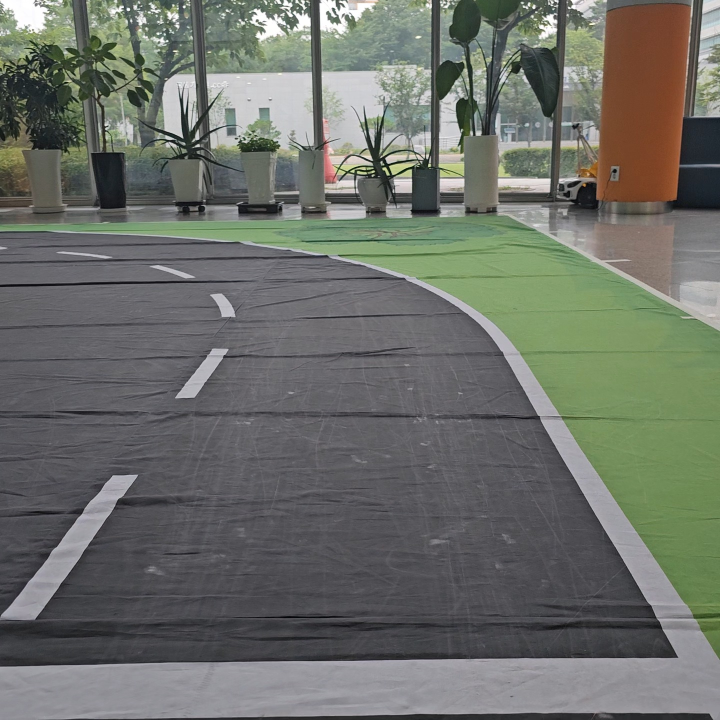
#> input picture advanced_exercise/steering_1.jpg, 1440 x 1440 px (shown at 1/2 size)
$ python start_lib.py
#> lines starting #> are read from the running program, lines starting #| are printed output that depends on the picture
#> in bev_main, image is the input picture: shape (1440, 1440, 3); mean B, G, R 104.6, 111.2, 108.2
import os
import sys
import cv2
import numpy as np

def get_bird_eye_view(image, output_size, points):
    height, width = output_size[1], output_size[0]
    scaled_points = [(int(p[0] * width / image.shape[1]), int(p[1] * height / image.shape[0])) for p in points]

    src_points = np.float32([scaled_points[0], scaled_points[1], scaled_points[3], scaled_points[2]])
    dst_points = np.float32([[0, height], [width, height], [0, 0], [width, 0]])

    matrix = cv2.getPerspectiveTransform(src_points, dst_points)
    bird_eye_view = cv2.warpPerspective(image, matrix, output_size)
    return bird_eye_view

def get_points(image):
    points = []
    mask = None
    is_masking = False

    def mouse_callback(event, x, y, flags, param):
        nonlocal is_masking
        if event == cv2.EVENT_LBUTTONDOWN:
            if not is_masking:
                points.append((x, y))
                print((x, y))

    def update_mask(frame):
        mask.fill(0)
        polygon = np.array([points], np.int32)
        cv2.fillPoly(mask, polygon, (255, 255, 255))
        masked_frame = cv2.bitwise_and(frame, frame, mask=mask)
        external_mask = cv2.bitwise_not(mask)
        masked_frame[external_mask == 255] = [0, 0, 0]
        return masked_frame

    def resize_image(img, scale_percent):
#> called with scale_percent = 50
        width = int(img.shape[1] * scale_percent / 100)
#> width = 720
        height = int(img.shape[0] * scale_percent / 100)
#> height = 720
        return cv2.resize(img, (width, height), interpolation=cv2.INTER_AREA)
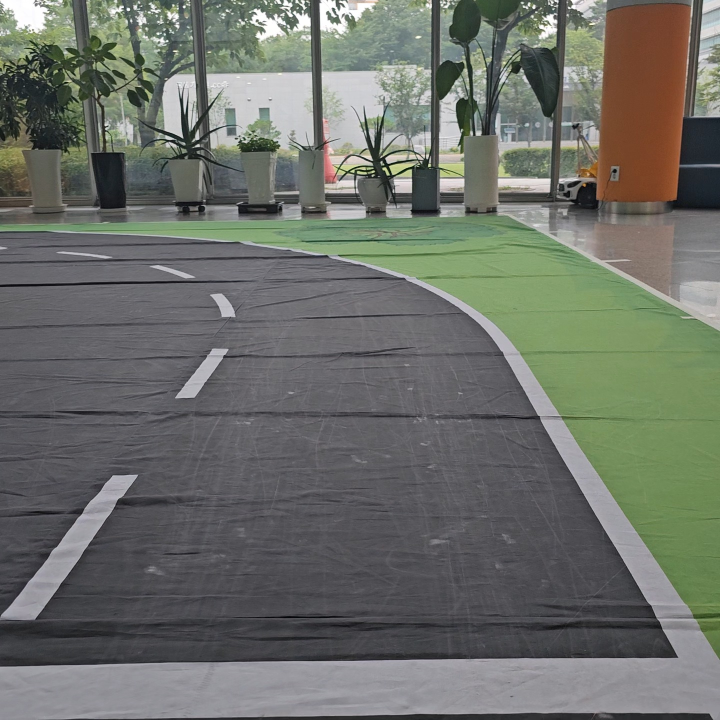
#> returned value: shape (720, 720, 3); mean of channels 0, 1, 2 104.7, 111.4, 108.4; drawn as B, G, R

    scale_percent = 50
    resized_image = resize_image(image, scale_percent)
    cv2.namedWindow("Webcam")
    cv2.setMouseCallback("Webcam", mouse_callback)

    while True:
        key = cv2.waitKey(1)
#> (key q is pressed here)

        if key & 0xFF == ord('c'):
            points = []
            is_masking = False
            if mask is not None:
                mask.fill(0)
            print("\n")

        # 엔터 누르면 다각형대로 마스킹
        if key == 13 and not is_masking:
            is_masking = True
            mask = np.zeros(resized_image.shape[:2], dtype=np.uint8)
            update_mask(resized_image)
            print(f"points: {points}")

            # BEV 변환 수행
            bev = get_bird_eye_view(resized_image, (resized_image.shape[1], resized_image.shape[0]), points)
            cv2.imshow("Bird's Eye View", bev)

        if len(points) > 0 and not is_masking:
            polygon = np.array([points], np.int32)
            cv2.polylines(resized_image, polygon, True, (0, 255, 0), 2)
            for point in points:
                cv2.circle(resized_image, point, 5, (0, 255, 0), -1)

        if is_masking:
            masked_frame = update_mask(resized_image)
            cv2.imshow("Webcam", masked_frame)
        else:
            cv2.imshow("Webcam", resized_image)

        if key & 0xFF == ord('q'):
            print("\n다음 이미지")
            break

        # esc를 누르면 프로그램 종료
        if key == 27:
            print("\n프로그램 종료")
            sys.exit()

    cv2.destroyAllWindows()

def bev_main():
    dataset_directory = os.path.abspath(os.path.join(os.path.dirname(__file__), "."))
    image_path = os.path.join(dataset_directory, "steering_1.jpg")
    image = np.array(cv2.imread(image_path))

    get_points(image)

if __name__ == "__main__":
    bev_main()

$ run again, with advanced_exercise/steering_10.jpg copied over advanced_exercise/steering_1.jpg
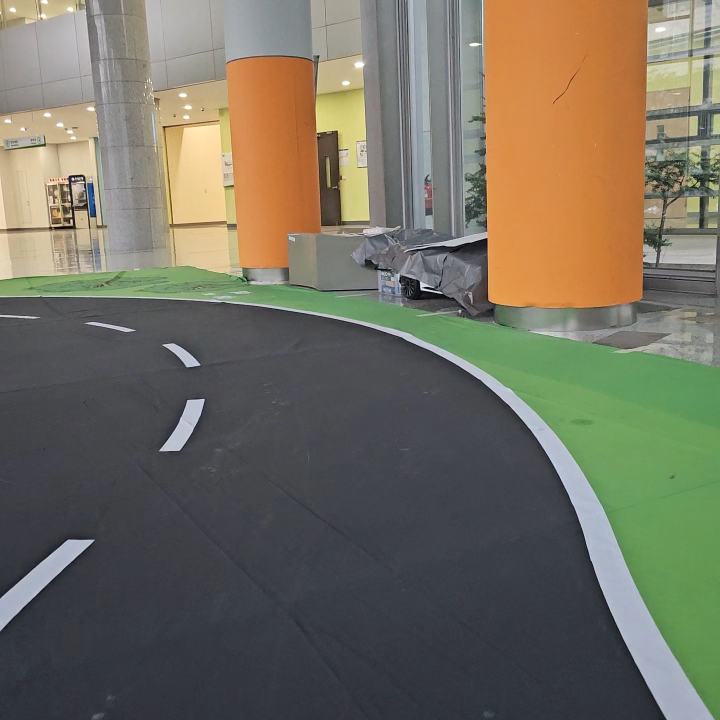
#> input picture advanced_exercise/steering_10.jpg, 1440 x 1440 px (shown at 1/2 size)
#> in bev_main, image is the input picture: shape (1440, 1440, 3); mean B, G, R 95.2, 110.6, 115.1
#> in resize_image, `return cv2.resize(img, (width, height), interpolation=cv2.INTER_AREA)`:
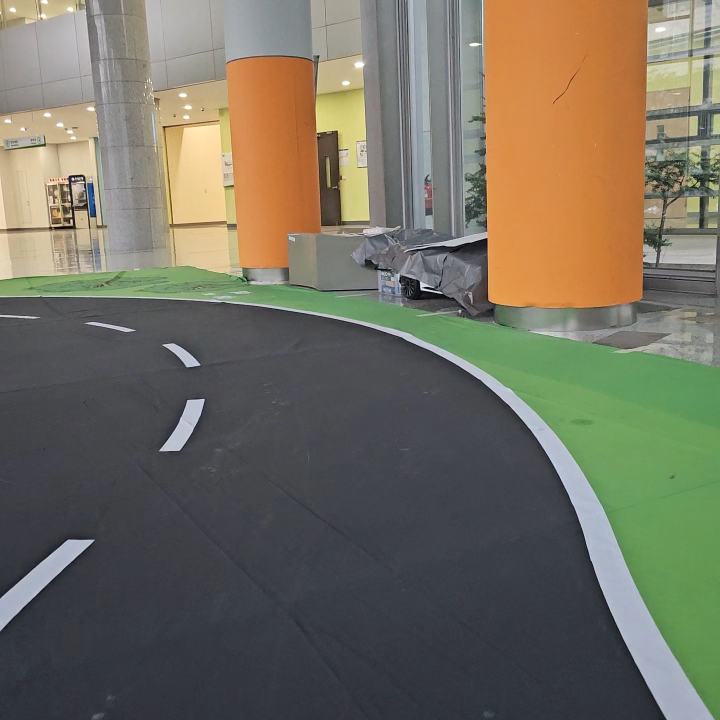
#> returned value: shape (720, 720, 3); mean of channels 0, 1, 2 95.3, 110.7, 115.2; drawn as B, G, R

$ run again, with advanced_exercise/steering_4.jpg copied over advanced_exercise/steering_1.jpg
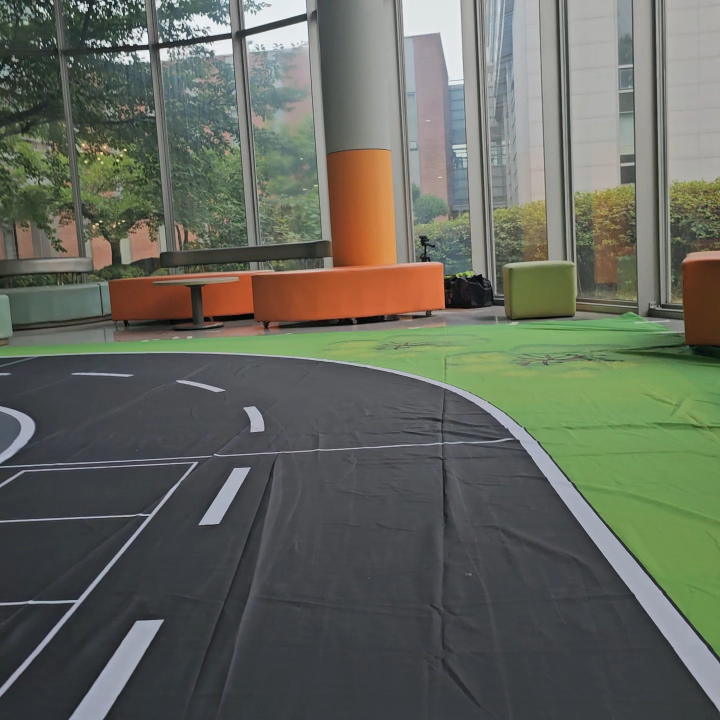
#> input picture advanced_exercise/steering_4.jpg, 1440 x 1440 px (shown at 1/2 size)
#> in bev_main, image is the input picture: shape (1440, 1440, 3); mean B, G, R 93.1, 103.4, 99.6
#> in resize_image, `return cv2.resize(img, (width, height), interpolation=cv2.INTER_AREA)`:
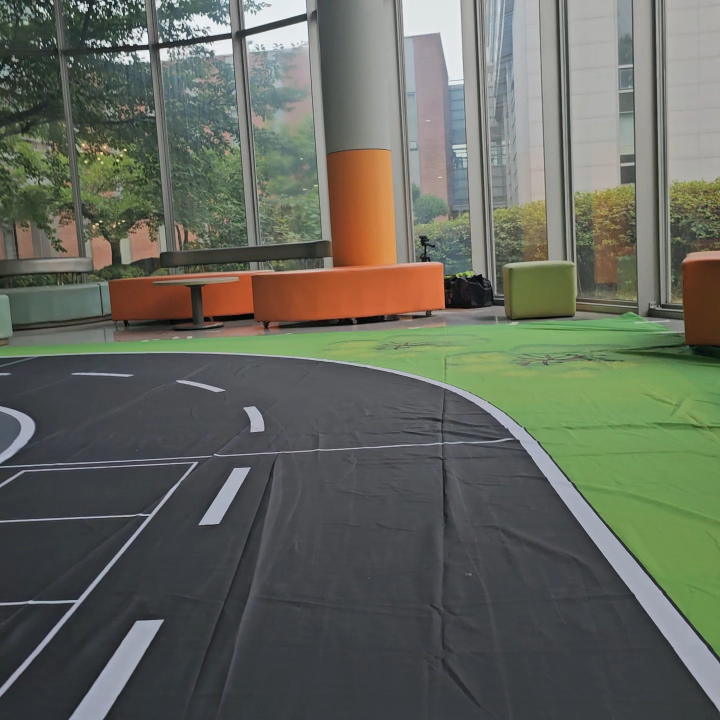
#> returned value: shape (720, 720, 3); mean of channels 0, 1, 2 93.2, 103.5, 99.7; drawn as B, G, R

$ run again, with advanced_exercise/steering_9.jpg copied over advanced_exercise/steering_1.jpg
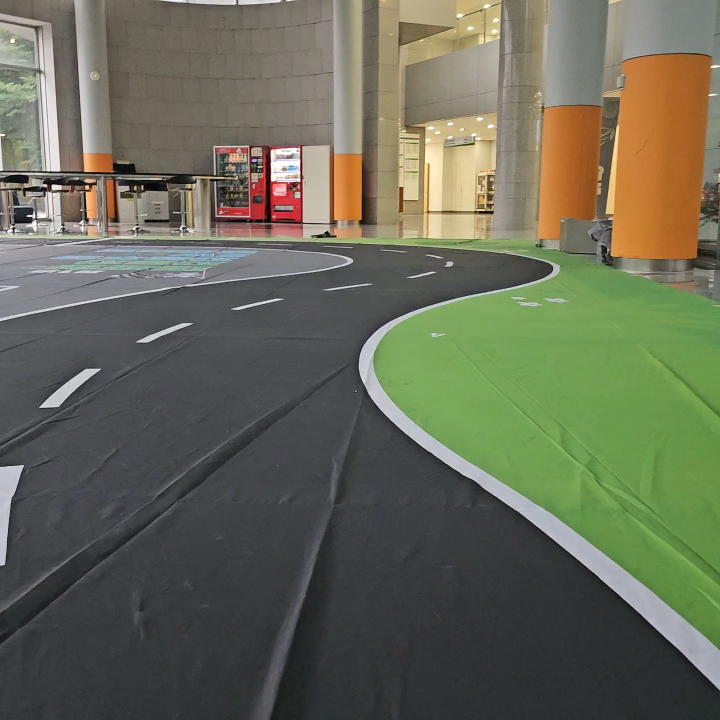
#> input picture advanced_exercise/steering_9.jpg, 1440 x 1440 px (shown at 1/2 size)
#> in bev_main, image is the input picture: shape (1440, 1440, 3); mean B, G, R 87.3, 105.1, 103.9
#> in resize_image, `return cv2.resize(img, (width, height), interpolation=cv2.INTER_AREA)`:
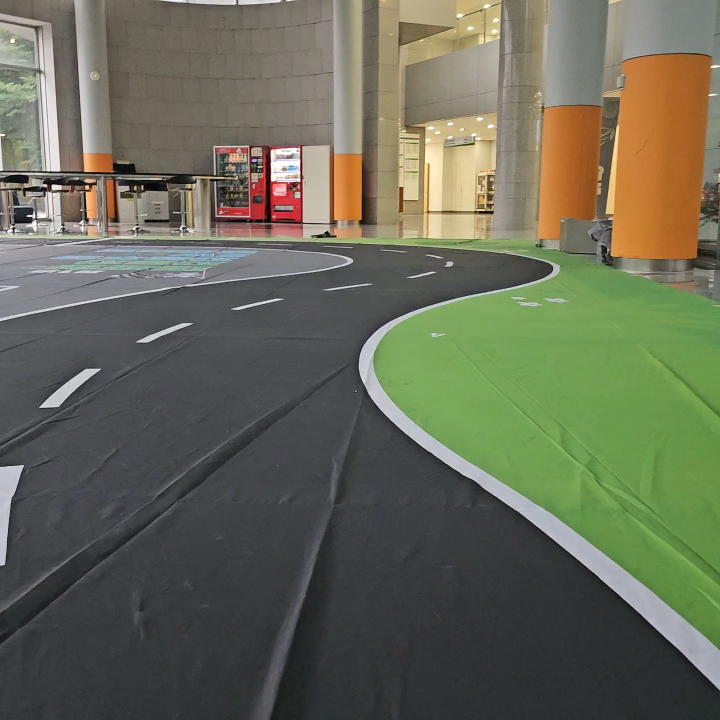
#> returned value: shape (720, 720, 3); mean of channels 0, 1, 2 87.5, 105.2, 104; drawn as B, G, R
